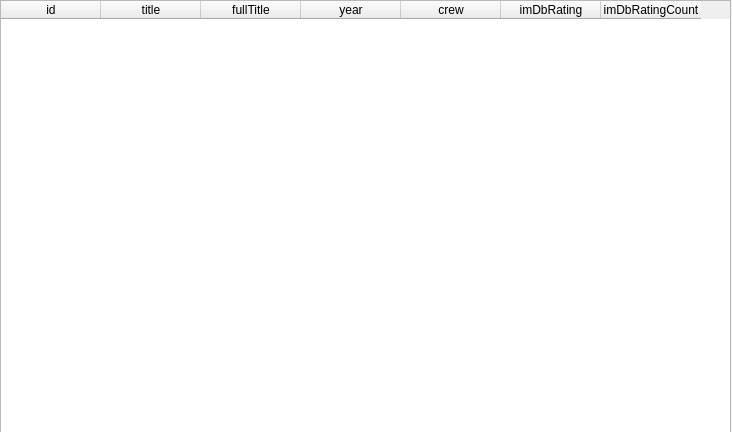
<?xml version="1.0" encoding="UTF-8"?>
<ui version="4.0">
 <class>Form</class>
 <widget class="QWidget" name="Form">
  <property name="geometry">
   <rect>
    <x>0</x>
    <y>0</y>
    <width>732</width>
    <height>432</height>
   </rect>
  </property>
  <property name="windowTitle">
   <string>Form</string>
  </property>
  <widget class="QTableWidget" name="tableWidget">
   <property name="geometry">
    <rect>
     <x>0</x>
     <y>0</y>
     <width>731</width>
     <height>441</height>
    </rect>
   </property>
   <column>
    <property name="text">
     <string>id</string>
    </property>
   </column>
   <column>
    <property name="text">
     <string>title</string>
    </property>
   </column>
   <column>
    <property name="text">
     <string>fullTitle</string>
    </property>
   </column>
   <column>
    <property name="text">
     <string>year</string>
    </property>
   </column>
   <column>
    <property name="text">
     <string>crew</string>
    </property>
   </column>
   <column>
    <property name="text">
     <string>imDbRating</string>
    </property>
   </column>
   <column>
    <property name="text">
     <string>imDbRatingCount</string>
    </property>
   </column>
  </widget>
 </widget>
 <resources/>
 <connections/>
</ui>
